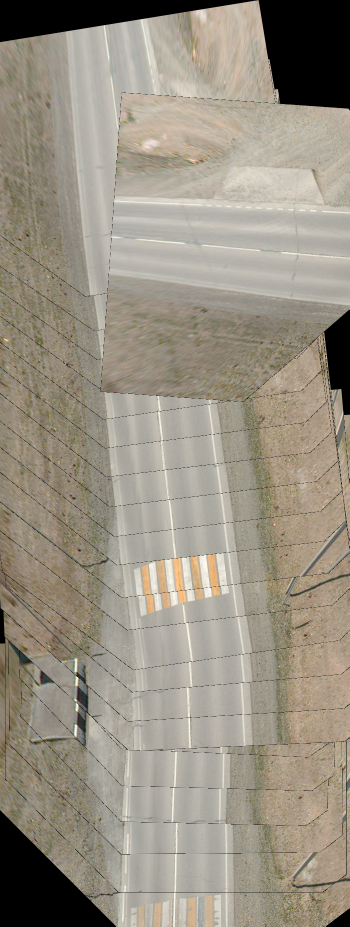
#> input picture Images/73.png, 699 x 1853 px (shown at 1/2 size)
$ python resizer.py
#> lines starting #> are read from the running program, lines starting #| are printed output that depends on the picture
from tkinter import *
from tkinter import filedialog
import numpy as np
import cv2

images = []
paths = []
paths = filedialog.askopenfilenames(initialdir="/home/raz/src/indor/imagestitcher/Images", title="Select file",filetypes=(("JPEG",".jpg .jpeg"), ("PNG",".png")))
#> the answer given: Images/73.png

for p in paths:
    images.append(cv2.imread(p))

thumbs = []
for img in images:
    thumbs.append(cv2.resize(img, (800,800)))
#> this loop made 1 pass
#> after the loop, thumbs = 1 item

path= "/home/raz/src/indor/imagestitcher/Images/thumbnails/"
for i, t in enumerate(thumbs):
    cv2.imwrite(path + str(i)+".png", t)
#> this loop made 1 pass
#> pass 1, `cv2.imwrite(path + str(i)+".png", t)`:
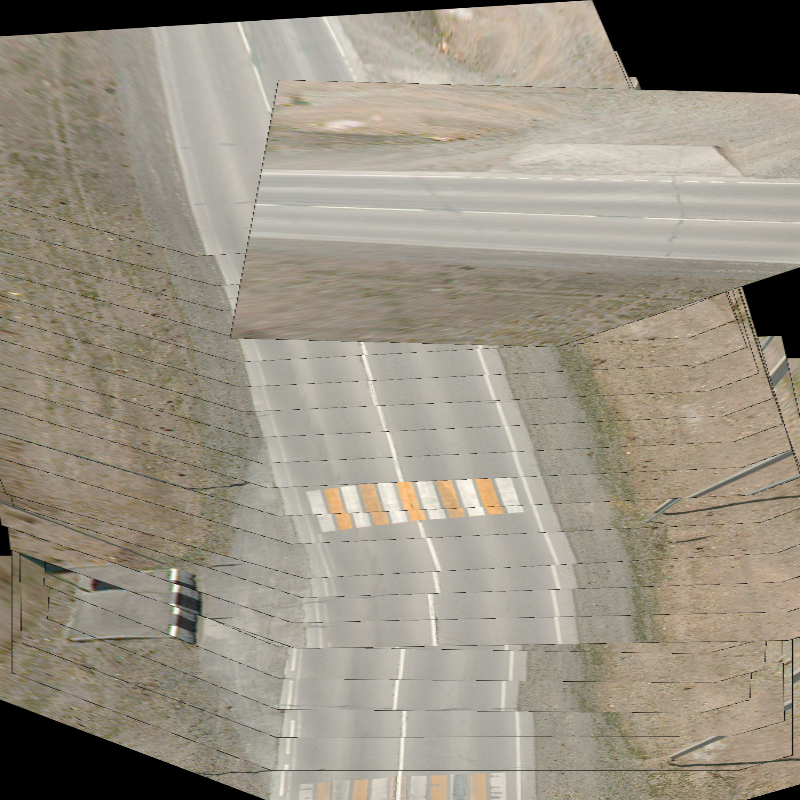
#> saved as 0.png: shape (800, 800, 3); mean B, G, R 131.5, 145.5, 152.9

$ run again, on Images/SIFT.png
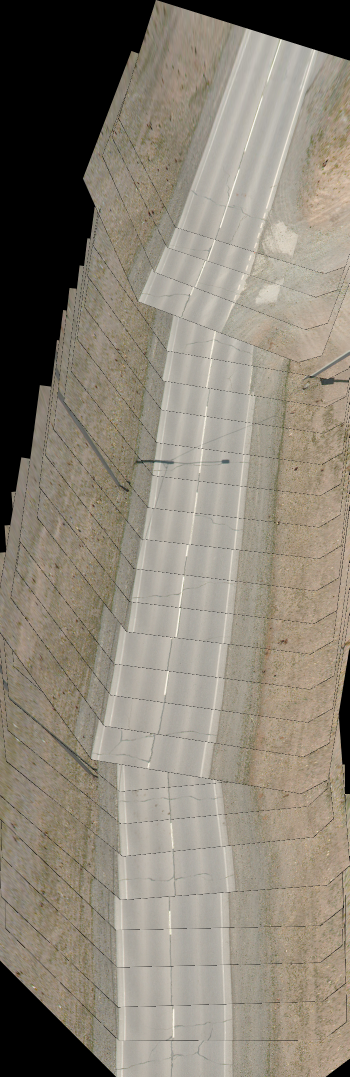
#> input picture Images/SIFT.png, 699 x 2154 px (shown at 1/2 size)
#> the loop `for img in images:` made 1 pass
#> after the loop `for img in images:`: thumbs = 1 item
#> the loop `for i, t in enumerate(thumbs):` made 1 pass
#> pass 1, `cv2.imwrite(path + str(i)+".png", t)`:
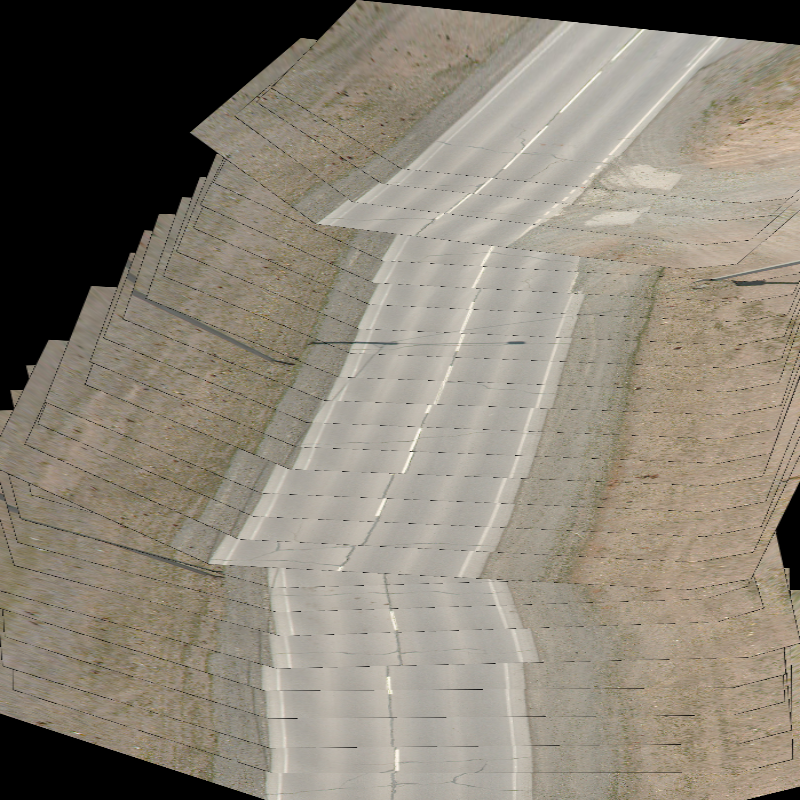
#> saved as 0.png: shape (800, 800, 3); mean B, G, R 117.2, 130.2, 137.6
